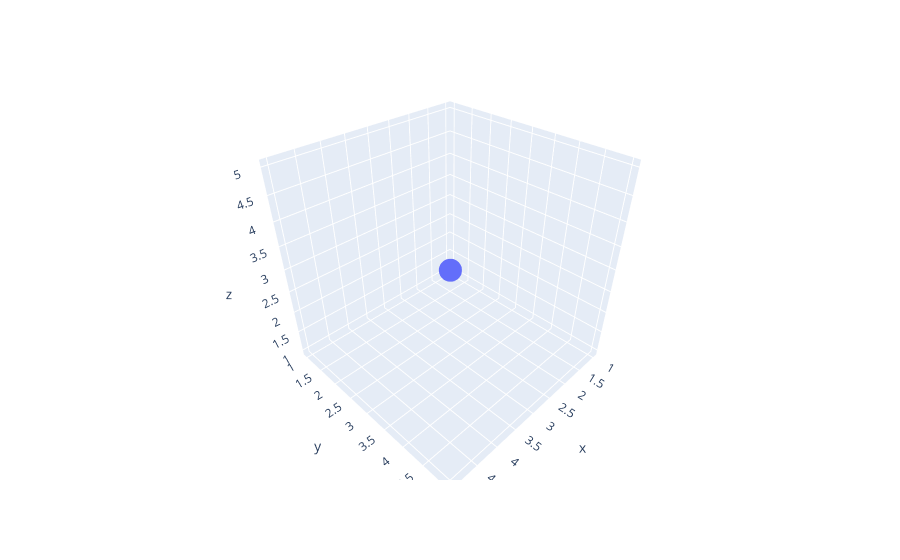

Notebook source saved alongside this figure:
### Markdown cell above
#Plotting 3D graph using plotly

### Code cell
fig = px.scatter_3d(x=[1,2,3,4,5], y=[1,2,3,4,5], z=[1,2,3,4,5])
fig.show()

### Figure 1 — Plotly figure (JSON) as saved in the notebook; plotly's stock layout.template omitted (floating-point values rounded to 4 significant figures)
{"data": [{"hovertemplate": "x=%{x}<br>y=%{y}<br>z=%{z}<extra></extra>", "legendgroup": "", "marker": {"color": "#636efa", "symbol": "circle"}, "mode": "markers", "name": "", "scene": "scene", "showlegend": false, "type": "scatter3d", "x": [1, 2, 3, 4, 5], "y": [1, 2, 3, 4, 5], "z": [1, 2, 3, 4, 5]}], "layout": {"legend": {"tracegroupgap": 0}, "margin": {"t": 60}, "scene": {"domain": {"x": [0, 1], "y": [0, 1]}, "xaxis": {"title": {"text": "x"}}, "yaxis": {"title": {"text": "y"}}, "zaxis": {"title": {"text": "z"}}}}}
